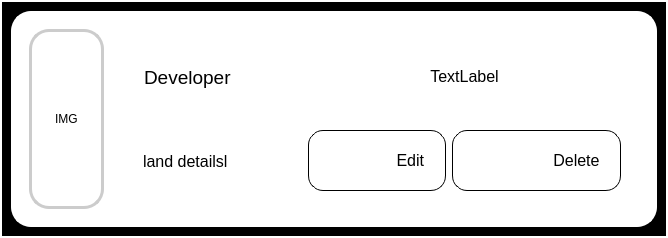
<?xml version="1.0" encoding="UTF-8"?>
<ui version="4.0">
 <class>Form</class>
 <widget class="QWidget" name="Form">
  <property name="geometry">
   <rect>
    <x>0</x>
    <y>0</y>
    <width>543</width>
    <height>222</height>
   </rect>
  </property>
  <property name="windowTitle">
   <string>Form</string>
  </property>
  <property name="styleSheet">
   <string notr="true">padding:20px;
background:#000000;
border:2px solid #ffffff;</string>
  </property>
  <layout class="QHBoxLayout" name="horizontalLayout_4">
   <item>
    <widget class="QWidget" name="widget_7" native="true">
     <property name="styleSheet">
      <string notr="true">border-radius:20px;
background:#ffffff</string>
     </property>
     <layout class="QHBoxLayout" name="horizontalLayout_5">
      <item>
       <widget class="QWidget" name="widget" native="true">
        <property name="styleSheet">
         <string notr="true">background:#ffffff;
border-radius: 20px 0px 0px 20px;
border:none;</string>
        </property>
        <layout class="QHBoxLayout" name="horizontalLayout">
         <item>
          <widget class="QLabel" name="iconLabel">
           <property name="styleSheet">
            <string notr="true">border:3px solid #cccccc;
border-radius:20px;</string>
           </property>
           <property name="text">
            <string>IMG</string>
           </property>
          </widget>
         </item>
         <item>
          <widget class="QWidget" name="widget_3" native="true">
           <layout class="QVBoxLayout" name="verticalLayout_4">
            <item>
             <widget class="QLabel" name="developer">
              <property name="font">
               <font>
                <pointsize>14</pointsize>
               </font>
              </property>
              <property name="text">
               <string>Developer</string>
              </property>
             </widget>
            </item>
            <item>
             <widget class="QLabel" name="landdetails">
              <property name="font">
               <font>
                <pointsize>12</pointsize>
               </font>
              </property>
              <property name="text">
               <string>land detailsl</string>
              </property>
             </widget>
            </item>
           </layout>
          </widget>
         </item>
        </layout>
       </widget>
      </item>
      <item>
       <widget class="QWidget" name="widget_2" native="true">
        <property name="styleSheet">
         <string notr="true">background:#ffffff;
border-radius:20px 0px 0px 20px;
border:none;</string>
        </property>
        <layout class="QVBoxLayout" name="verticalLayout">
         <item>
          <widget class="QWidget" name="widget_4" native="true">
           <layout class="QVBoxLayout" name="verticalLayout_2">
            <item>
             <widget class="QWidget" name="widget_5" native="true">
              <layout class="QHBoxLayout" name="horizontalLayout_6">
               <item>
                <widget class="QLabel" name="date_offered">
                 <property name="font">
                  <font>
                   <pointsize>12</pointsize>
                  </font>
                 </property>
                 <property name="text">
                  <string>TextLabel</string>
                 </property>
                 <property name="alignment">
                  <set>Qt::AlignCenter</set>
                 </property>
                </widget>
               </item>
              </layout>
             </widget>
            </item>
            <item>
             <widget class="QWidget" name="widget_6" native="true">
              <layout class="QHBoxLayout" name="horizontalLayout_3">
               <item>
                <widget class="QPushButton" name="pushButton">
                 <property name="font">
                  <font>
                   <pointsize>12</pointsize>
                  </font>
                 </property>
                 <property name="styleSheet">
                  <string notr="true">border:1px solid #000000;
border-radius:15px;
image: url(:/newPrefix/icon/pencil-edit-button.png);</string>
                 </property>
                 <property name="text">
                  <string>               Edit</string>
                 </property>
                </widget>
               </item>
               <item>
                <widget class="QPushButton" name="pushButton_2">
                 <property name="font">
                  <font>
                   <pointsize>12</pointsize>
                  </font>
                 </property>
                 <property name="styleSheet">
                  <string notr="true">border:1px solid #000000;
border-radius:15px;
image: url(:/newPrefix/icon/trash.png);</string>
                 </property>
                 <property name="text">
                  <string>                  Delete</string>
                 </property>
                </widget>
               </item>
              </layout>
             </widget>
            </item>
           </layout>
          </widget>
         </item>
        </layout>
       </widget>
      </item>
     </layout>
    </widget>
   </item>
  </layout>
 </widget>
 <resources/>
 <connections/>
</ui>
